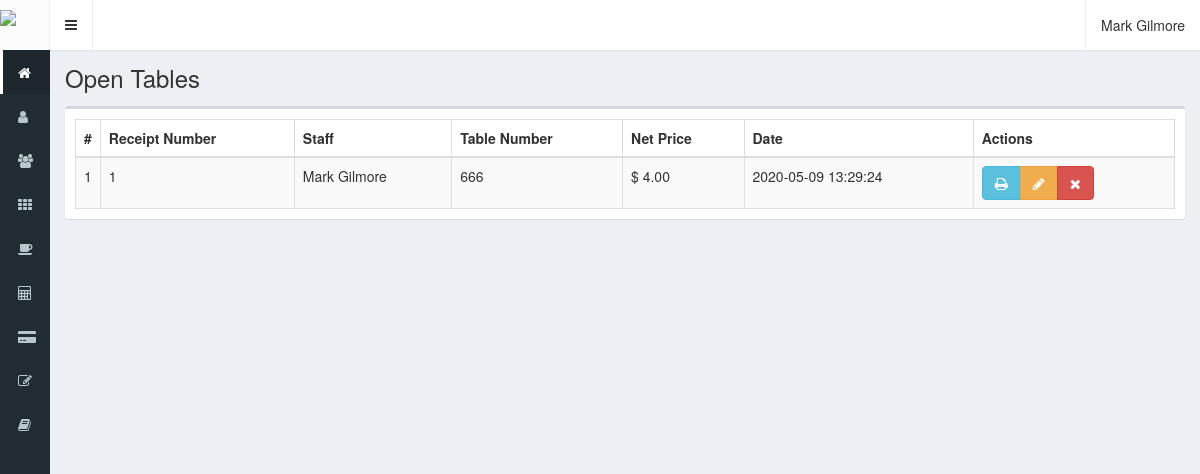
Page /open-tables (signed in) on the committed database.
### tables this page shows
CREATE TABLE `open_tables` (
  `id` int(11) NOT NULL,
  `code` int(11) NOT NULL,
  `idSeller` int(11) NOT NULL,
  `tableNo` int(11) NOT NULL,
  `products` text NOT NULL,
  `netPrice` float NOT NULL,
  `date` timestamp NOT NULL DEFAULT current_timestamp()
);

CREATE TABLE `users` (
  `id` int(11) NOT NULL,
  `name` text NOT NULL,
  `user` text NOT NULL,
  `password` text NOT NULL,
  `profile` text NOT NULL,
  `status` int(1) NOT NULL,
  `lastLogin` datetime NOT NULL,
  `date` timestamp NOT NULL DEFAULT current_timestamp() ON UPDATE current_timestamp()
);

### controllers/template.controller.php (called while the page is built)
<?php
class TemplateController {
	public function TemplatesController(){
		include "views/template.php";
	}
}

### index.php (called while the page is built, shortened)
<?php
require_once "controllers/template.controller.php";
require_once "controllers/users.controller.php";
require_once "controllers/opentables.controller.php";
require_once "models/users.model.php";
require_once "models/opentables.model.php";
$template = new TemplateController();
$template -> TemplatesController();

### controllers/opentables.controller.php (called while the page is built, shortened)
<?php
class OpenTableController{
    public static function ShowTableController($item, $value){
		$table = "open_tables";
		$answer = ModelTables::ShowTablesModel($table, $item, $value);
		return $answer;
	}
}

### models/connection.php (called while the page is built)
<?php
class Connection{
	public static function connect(){
		$link = new PDO("mysql:host=localhost;dbname=restaurantpos", "root", "");
        $link->setAttribute(PDO::ATTR_ERRMODE, PDO::ERRMODE_EXCEPTION);
		$link -> exec("set names utf8");
		return $link;
	}
}

### models/opentables.model.php (called while the page is built, shortened)
<?php
require_once 'connection.php';
class ModelTables{
	public static function ShowTablesModel($table, $item, $value){
		if($item != null){
			$stmt = Connection::connect()->prepare("SELECT * FROM $table WHERE $item = :$item ORDER BY id ASC");
			$stmt -> bindParam(":".$item, $value, PDO::PARAM_STR);
			$stmt -> execute();
			return $stmt -> fetch();
		}else{
			$stmt = Connection::connect()->prepare("SELECT * FROM $table ORDER BY id ASC");
			$stmt -> execute();
			return $stmt -> fetchAll();
		}
	}
}

### controllers/users.controller.php (called while the page is built, shortened)
<?php
class UserController{
	public static function ShowUsersController($item, $value){
		$table = "users";
		$answer = UserModel::ShowUsersModel($table, $item, $value);
		return $answer;
	}
}

### models/users.model.php (called while the page is built, shortened)
<?php
require_once "connection.php";
class UserModel{
	public static function ShowUsersModel($table, $item, $value){
		if($item != null){
			$stmt = Connection::connect()->prepare("SELECT * FROM $table WHERE $item = :$item");
			$stmt -> bindParam(":".$item, $value, PDO::PARAM_STR);
			$stmt -> execute();
			return $stmt -> fetch();
		}else{
			$stmt = Connection::connect()->prepare("SELECT * FROM $table");
			$stmt -> execute();
			return $stmt -> fetchAll();
		}
	}
}

### views/modules/open-tables.php (the view, shortened to what this page needs)
<div class="content-wrapper">
  <section class="content-header">
    <h1>
      Open Tables
    </h1>
  </section>
  <section class="content">
    <div class="box">
      <div class="box-body">
        <table class="table table-bordered table-striped dt-responsive tables" width="100%">
          <thead>
           <tr>
            <th style="width:10px">#</th>
            <th>Receipt Number</th>
            <th>Staff</th>
            <th>Table Number</th>
            <th>Net Price</th>
            <th>Date</th>
            <th>Actions</th>
           </tr>
          </thead>
          <tbody>
          <?php
            $item = null;
            $value = null;
            $answer = OpenTableController::ShowTableController($item, $value);
            foreach ($answer as $key => $value) {
            echo '<td>'.($key+1).'</td>
            <td>'.$value["code"].'</td>';
            $itemUser = "id";
            $valueUser = $value["idSeller"];
            $userAnswer = UserController::ShowUsersController($itemUser, $valueUser);
            echo '<td>'.$userAnswer["name"].'</td>
            <td>'.$value["tableNo"].'</td>
            <td>$ '.number_format($value["netPrice"],2).'</td>
            <td>'.$value["date"].'</td>
            <td>
              <div class="btn-group">
                <div class="btn-group">
                <button class="btn btn-info btnPrintOpenBill" saleCode="'.$value["code"].'">
                  <i class="fa fa-print"></i>
                </button>';
                  echo '<button class="btn btn-warning btnReopenTable" idSale="'.$value["id"].'"><i class="fa fa-pencil"></i></button>
                    <button class="btn btn-danger btnDeleteTable" idSale="'.$value["id"].'"><i class="fa fa-times"></i></button>';
                  echo '</div>
            </td>
          </tr>';
          }
          ?>
        </tbody>
      </table>
      </div>
    </div>
  </section>
</div>

### rows in the picture
open_tables: code "1", users.name "Mark Gilmore", tableNo "666", netPrice "4.00", date "2020-05-09 13:29:24"

### other values in the picture
$_SESSION["name"] "Mark Gilmore"
